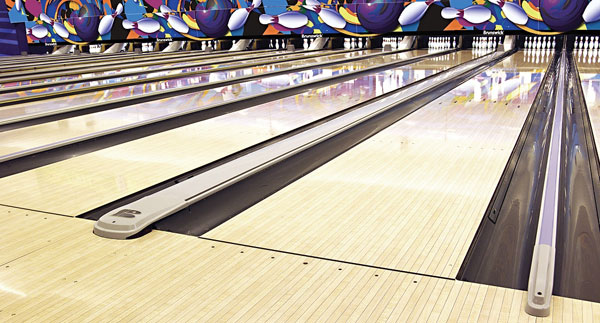
#> input picture pictures/pro_anvilane.jpg, 600 x 323 px
$ python Example.py
#> lines starting #> are read from the running program, lines starting #| are printed output that depends on the picture; after the words box and inside, x2 and y2 are one past the last pixel; in counts of white or black regions, pixels touching at a corner belong together
import numpy as np
import cv2
from matplotlib import pyplot as plt

filename = 'pictures/pro_anvilane.jpg'
img = cv2.imread(filename)
#> img is the input picture: shape (323, 600, 3); mean B, G, R 154.3, 169.6, 180.6
gray = cv2.cvtColor(img,cv2.COLOR_BGR2GRAY)
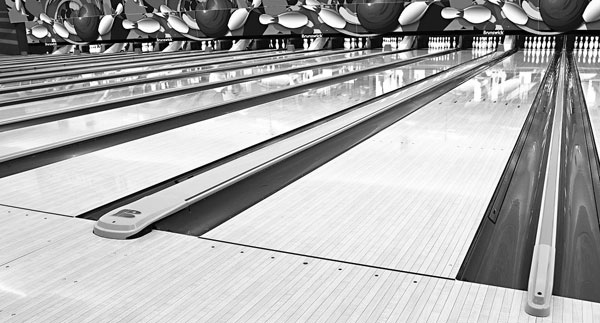
#> gray: shape (323, 600); min 0, max 255, mean 171.1

corners = cv2.goodFeaturesToTrack(gray,25,0.01,10)
#> corners = 25 rows, first 8: [592, 37], [352, 38], [234, 40], [540, 37], [383, 38], [304, 39], [395, 38], [276, 39]
corners = np.int0(corners)

for i in corners:
    x,y = i.ravel()
    cv2.circle(img,(x,y),3,255,-1)
#> this loop made 25 passes
#> (x, y) on passes 1 to 12: (592, 37), (352, 38), (234, 40), (540, 37), (383, 38), (304, 39), (395, 38), (276, 39), (491, 37), (150, 43), (496, 28), (448, 37)
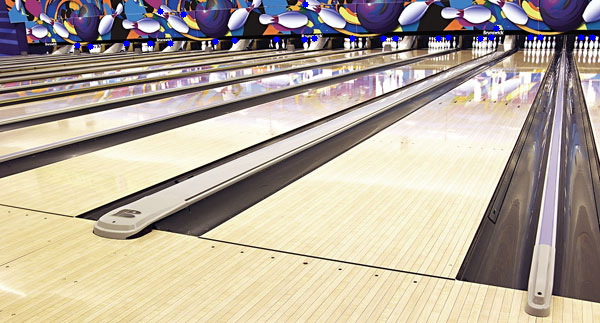
#> img: shape (323, 600, 3); 0.37% of pixels changed, all inside (x1, y1, x2, y2) = (74, 1, 596, 50)

plt.imshow(img),plt.show()

$ run again, with pictures/hpl.jpg copied over pictures/pro_anvilane.jpg
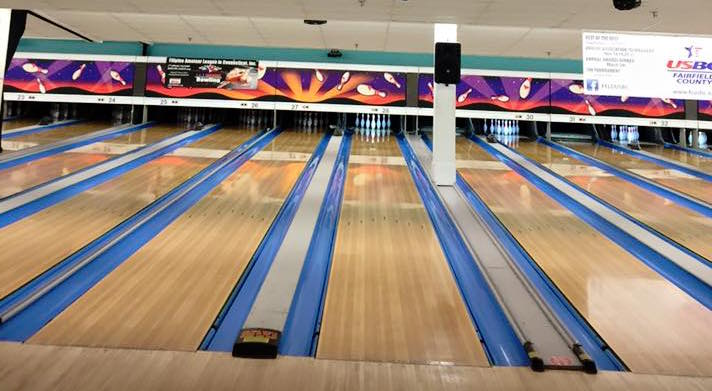
#> input picture pictures/hpl.jpg, 712 x 391 px
#> img is the input picture: shape (391, 712, 3); mean B, G, R 125.8, 135.8, 150.4
#> `gray = cv2.cvtColor(img,cv2.COLOR_BGR2GRAY)`:
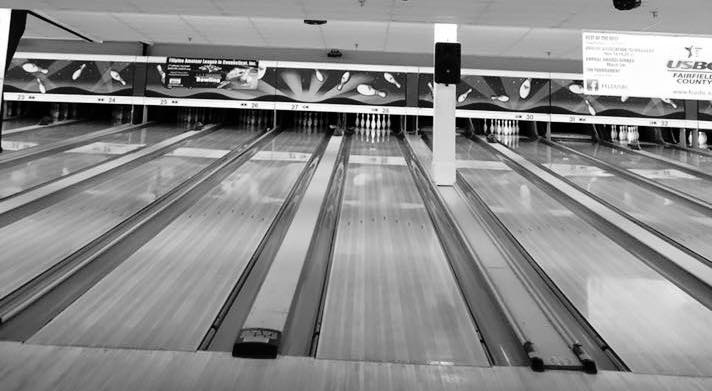
#> gray: shape (391, 712); min 0, max 255, mean 139
#> corners = 25 rows, first 8: [373, 114], [197, 80], [492, 119], [513, 120], [432, 107], [700, 132], [4, 93], [217, 62]
#> the loop `for i in corners:` made 25 passes
#> after the loop `for i in corners:`:
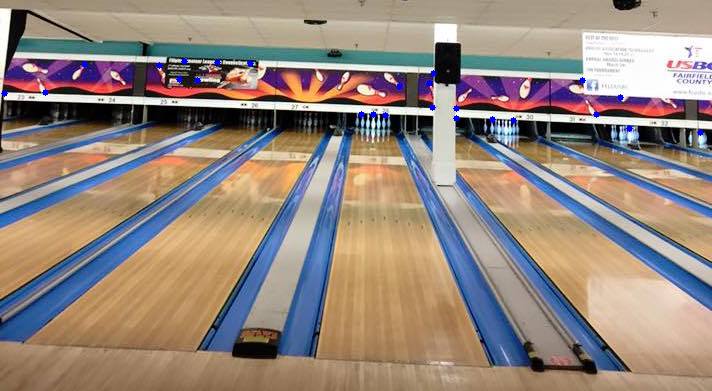
#> img: shape (391, 712, 3); 0.26% of pixels changed, all inside (x1, y1, x2, y2) = (1, 58, 704, 136)
